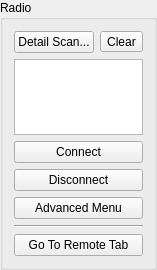
<?xml version="1.0" encoding="UTF-8"?>
<ui version="4.0">
 <class>RadioPanel</class>
 <widget class="QGroupBox" name="RadioPanel">
  <property name="geometry">
   <rect>
    <x>0</x>
    <y>0</y>
    <width>141</width>
    <height>270</height>
   </rect>
  </property>
  <property name="windowTitle">
   <string>Radio Panel</string>
  </property>
  <property name="title">
   <string>Radio</string>
  </property>
  <layout class="QVBoxLayout" name="verticalLayout">
   <item>
    <layout class="QHBoxLayout" name="horizontalLayout">
     <item>
      <widget class="QPushButton" name="detailScanButton">
       <property name="text">
        <string>Detail Scan...</string>
       </property>
      </widget>
     </item>
     <item>
      <widget class="QToolButton" name="clearButton">
       <property name="text">
        <string>Clear</string>
       </property>
      </widget>
     </item>
    </layout>
   </item>
   <item>
    <widget class="QListWidget" name="deviceList">
     <property name="contextMenuPolicy">
      <enum>Qt::ActionsContextMenu</enum>
     </property>
    </widget>
   </item>
   <item>
    <widget class="QPushButton" name="connectButton">
     <property name="text">
      <string>Connect</string>
     </property>
    </widget>
   </item>
   <item>
    <widget class="QPushButton" name="disconnectButton">
     <property name="text">
      <string>Disconnect</string>
     </property>
    </widget>
   </item>
   <item>
    <widget class="QPushButton" name="advancedMenuButton">
     <property name="text">
      <string>Advanced Menu</string>
     </property>
    </widget>
   </item>
   <item>
    <layout class="QVBoxLayout" name="ctrlVarLayout"/>
   </item>
   <item>
    <widget class="Line" name="line">
     <property name="orientation">
      <enum>Qt::Horizontal</enum>
     </property>
    </widget>
   </item>
   <item>
    <widget class="QPushButton" name="goToRemoteButton">
     <property name="text">
      <string>Go To Remote Tab</string>
     </property>
    </widget>
   </item>
  </layout>
  <action name="actionConnectAnyBootloader">
   <property name="text">
    <string>Connect Any Bootloader</string>
   </property>
  </action>
  <action name="actionConnectSpecificBootloader">
   <property name="text">
    <string>Connect Specific Bootloader...</string>
   </property>
  </action>
  <action name="actionConnectNoStreaming">
   <property name="text">
    <string>Connect (No Streaming)</string>
   </property>
  </action>
  <action name="actionBulkClaim">
   <property name="text">
    <string>Bulk Claim</string>
   </property>
   <property name="toolTip">
    <string>Bulk Claim</string>
   </property>
  </action>
  <action name="actionBulkUpdateFirmware">
   <property name="text">
    <string>Bulk Update Firmware</string>
   </property>
  </action>
  <action name="actionConnectSpecificSerial">
   <property name="text">
    <string>Connect Specific Serial...</string>
   </property>
  </action>
  <action name="actionClear">
   <property name="text">
    <string>Clear Scan List</string>
   </property>
   <property name="toolTip">
    <string>Clear Scan List</string>
   </property>
  </action>
 </widget>
 <resources/>
 <connections/>
</ui>
